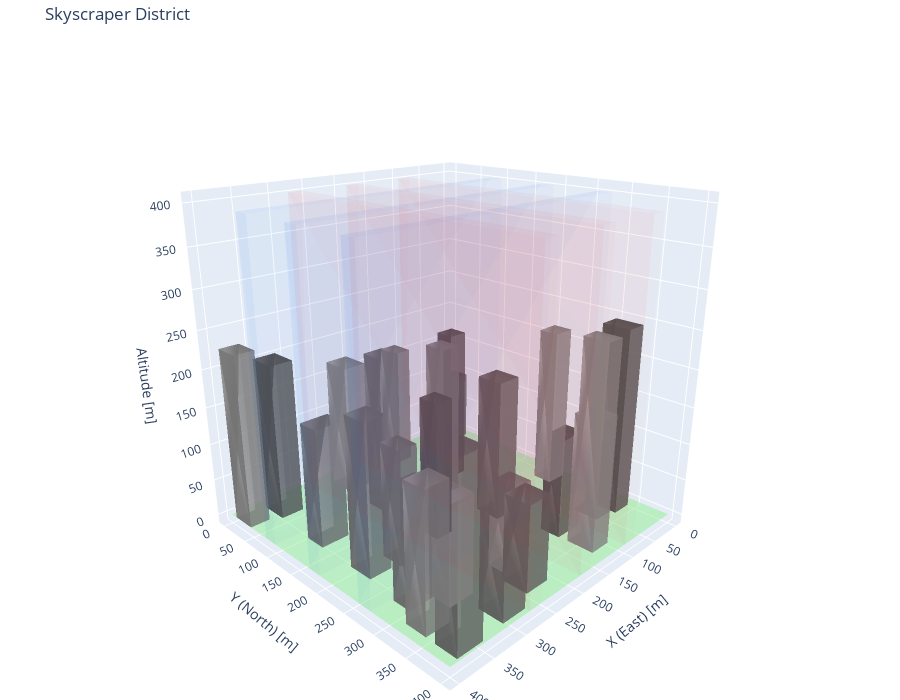

Notebook cell for this chart:
### Markdown cell above
## Example 4: Skyscraper District

Tall, narrow buildings with tight corridors.

### Code cell
corridors = generate_corridors(num_ew=3, num_ns=3, width="20", spacing="90", seed=10)
buildings = generate_buildings(
    corridors,
    num_buildings=25,
    width_x="25-40",
    width_y="25-40",
    height="100-250",
    seed=10
)

print(f"Corridors: {len(corridors)}")
print(f"Buildings: {len(buildings)}")

fig = visualize_urban_environment(corridors, buildings, title="Skyscraper District")
fig.show()

### Figure 1 — Plotly figure (JSON) as saved in the notebook; plotly's stock layout.template omitted (floating-point values rounded to 4 significant figures)
{"data": [{"color": "lightgreen", "hoverinfo": "skip", "i": [0, 0], "j": [1, 2], "k": [2, 3], "name": "Ground", "opacity": 0.5, "type": "mesh3d", "x": [0, 400, 400, 0], "y": [0, 0, 400, 400], "z": [0, 0, 0, 0]}, {"color": "rgb(100, 100, 100)", "hovertemplate": "Building 0<br>Position: (30.9, 329.9)<br>Size: 28.7 x 39.3m<br>Height: 249.5m<extra></extra>", "i": [0, 0, 4, 4, 0, 1, 0, 3, 1, 2, 4, 5], "j": [1, 2, 5, 6, 1, 5, 3, 7, 2, 6, 5, 6], "k": [2, 3, 6, 7, 4, 4, 4, 4, 5, 5, 1, 2], "name": "Building 0", "opacity": 0.8, "type": "mesh3d", "x": [16.54, 45.29, 45.29, 16.54, 16.54, 45.29, 45.29, 16.54], "y": [310.3, 310.3, 349.6, 349.6, 310.3, 310.3, 349.6, 349.6], "z": [0, 0, 0, 0, 249.5, 249.5, 249.5, 249.5]}, {"color": "rgb(115, 115, 115)", "hovertemplate": "Building 1<br>Position: (297.7, 376.1)<br>Size: 35.3 x 34.9m<br>Height: 119.9m<extra></extra>", "i": [0, 0, 4, 4, 0, 1, 0, 3, 1, 2, 4, 5], "j": [1, 2, 5, 6, 1, 5, 3, 7, 2, 6, 5, 6], "k": [2, 3, 6, 7, 4, 4, 4, 4, 5, 5, 1, 2], "name": "Building 1", "opacity": 0.8, "type": "mesh3d", "x": [280.0, 315.3, 315.3, 280.0, 280.0, 315.3, 315.3, 280.0], "y": [358.7, 358.7, 393.6, 393.6, 358.7, 358.7, 393.6, 393.6], "z": [0, 0, 0, 0, 119.9, 119.9, 119.9, 119.9]}, {"color": "rgb(130, 130, 130)", "hovertemplate": "Building 2<br>Position: (343.7, 131.2)<br>Size: 39.1 x 29.5m<br>Height: 154.9m<extra></extra>", "i": [0, 0, 4, 4, 0, 1, 0, 3, 1, 2, 4, 5], "j": [1, 2, 5, 6, 1, 5, 3, 7, 2, 6, 5, 6], "k": [2, 3, 6, 7, 4, 4, 4, 4, 5, 5, 1, 2], "name": "Building 2", "opacity": 0.8, "type": "mesh3d", "x": [324.1, 363.3, 363.3, 324.1, 324.1, 363.3, 363.3, 324.1], "y": [116.5, 116.5, 146.0, 146.0, 116.5, 116.5, 146.0, 146.0], "z": [0, 0, 0, 0, 154.9, 154.9, 154.9, 154.9]}, {"color": "rgb(145, 145, 145)", "hovertemplate": "Building 3<br>Position: (231.0, 326.8)<br>Size: 33.2 x 31.5m<br>Height: 109.7m<extra></extra>", "i": [0, 0, 4, 4, 0, 1, 0, 3, 1, 2, 4, 5], "j": [1, 2, 5, 6, 1, 5, 3, 7, 2, 6, 5, 6], "k": [2, 3, 6, 7, 4, 4, 4, 4, 5, 5, 1, 2], "name": "Building 3", "opacity": 0.8, "type": "mesh3d", "x": [214.4, 247.6, 247.6, 214.4, 214.4, 247.6, 247.6, 214.4], "y": [311.0, 311.0, 342.5, 342.5, 311.0, 311.0, 342.5, 342.5], "z": [0, 0, 0, 0, 109.7, 109.7, 109.7, 109.7]}, {"color": "rgb(160, 160, 160)", "hovertemplate": "Building 4<br>Position: (237.5, 42.0)<br>Size: 32.9 x 38.7m<br>Height: 178.0m<extra></extra>", "i": [0, 0, 4, 4, 0, 1, 0, 3, 1, 2, 4, 5], "j": [1, 2, 5, 6, 1, 5, 3, 7, 2, 6, 5, 6], "k": [2, 3, 6, 7, 4, 4, 4, 4, 5, 5, 1, 2], "name": "Building 4", "opacity": 0.8, "type": "mesh3d", "x": [221.0, 253.9, 253.9, 221.0, 221.0, 253.9, 253.9, 221.0], "y": [22.68, 22.68, 61.34, 61.34, 22.68, 22.68, 61.34, 61.34], "z": [0, 0, 0, 0, 178.0, 178.0, 178.0, 178.0]}, {"color": "rgb(100, 100, 100)", "hovertemplate": "Building 5<br>Position: (343.2, 35.7)<br>Size: 31.5 x 37.9m<br>Height: 207.7m<extra></extra>", "i": [0, 0, 4, 4, 0, 1, 0, 3, 1, 2, 4, 5], "j": [1, 2, 5, 6, 1, 5, 3, 7, 2, 6, 5, 6], "k": [2, 3, 6, 7, 4, 4, 4, 4, 5, 5, 1, 2], "name": "Building 5", "opacity": 0.8, "type": "mesh3d", "x": [327.5, 359.0, 359.0, 327.5, 327.5, 359.0, 359.0, 327.5], "y": [16.74, 16.74, 54.63, 54.63, 16.74, 16.74, 54.63, 54.63], "z": [0, 0, 0, 0, 207.7, 207.7, 207.7, 207.7]}, {"color": "rgb(115, 115, 115)", "hovertemplate": "Building 6<br>Position: (368.7, 381.6)<br>Size: 37.0 x 31.1m<br>Height: 219.0m<extra></extra>", "i": [0, 0, 4, 4, 0, 1, 0, 3, 1, 2, 4, 5], "j": [1, 2, 5, 6, 1, 5, 3, 7, 2, 6, 5, 6], "k": [2, 3, 6, 7, 4, 4, 4, 4, 5, 5, 1, 2], "name": "Building 6", "opacity": 0.8, "type": "mesh3d", "x": [350.2, 387.2, 387.2, 350.2, 350.2, 387.2, 387.2, 350.2], "y": [366.1, 366.1, 397.2, 397.2, 366.1, 366.1, 397.2, 397.2], "z": [0, 0, 0, 0, 219.0, 219.0, 219.0, 219.0]}, {"color": "rgb(130, 130, 130)", "hovertemplate": "Building 7<br>Position: (240.8, 119.4)<br>Size: 29.9 x 29.8m<br>Height: 211.1m<extra></extra>", "i": [0, 0, 4, 4, 0, 1, 0, 3, 1, 2, 4, 5], "j": [1, 2, 5, 6, 1, 5, 3, 7, 2, 6, 5, 6], "k": [2, 3, 6, 7, 4, 4, 4, 4, 5, 5, 1, 2], "name": "Building 7", "opacity": 0.8, "type": "mesh3d", "x": [225.9, 255.8, 255.8, 225.9, 225.9, 255.8, 255.8, 225.9], "y": [104.5, 104.5, 134.3, 134.3, 104.5, 104.5, 134.3, 134.3], "z": [0, 0, 0, 0, 211.1, 211.1, 211.1, 211.1]}, {"color": "rgb(145, 145, 145)", "hovertemplate": "Building 8<br>Position: (386.3, 28.4)<br>Size: 27.4 x 34.1m<br>Height: 229.7m<extra></extra>", "i": [0, 0, 4, 4, 0, 1, 0, 3, 1, 2, 4, 5], "j": [1, 2, 5, 6, 1, 5, 3, 7, 2, 6, 5, 6], "k": [2, 3, 6, 7, 4, 4, 4, 4, 5, 5, 1, 2], "name": "Building 8", "opacity": 0.8, "type": "mesh3d", "x": [372.6, 399.9, 399.9, 372.6, 372.6, 399.9, 399.9, 372.6], "y": [11.39, 11.39, 45.48, 45.48, 11.39, 11.39, 45.48, 45.48], "z": [0, 0, 0, 0, 229.7, 229.7, 229.7, 229.7]}, {"color": "rgb(160, 160, 160)", "hovertemplate": "Building 9<br>Position: (318.0, 316.1)<br>Size: 35.8 x 39.8m<br>Height: 126.3m<extra></extra>", "i": [0, 0, 4, 4, 0, 1, 0, 3, 1, 2, 4, 5], "j": [1, 2, 5, 6, 1, 5, 3, 7, 2, 6, 5, 6], "k": [2, 3, 6, 7, 4, 4, 4, 4, 5, 5, 1, 2], "name": "Building 9", "opacity": 0.8, "type": "mesh3d", "x": [300.1, 336.0, 336.0, 300.1, 300.1, 336.0, 336.0, 300.1], "y": [296.2, 296.2, 336.0, 336.0, 296.2, 296.2, 336.0, 336.0], "z": [0, 0, 0, 0, 126.3, 126.3, 126.3, 126.3]}, {"color": "rgb(100, 100, 100)", "hovertemplate": "Building 10<br>Position: (124.1, 319.4)<br>Size: 39.8 x 27.6m<br>Height: 130.8m<extra></extra>", "i": [0, 0, 4, 4, 0, 1, 0, 3, 1, 2, 4, 5], "j": [1, 2, 5, 6, 1, 5, 3, 7, 2, 6, 5, 6], "k": [2, 3, 6, 7, 4, 4, 4, 4, 5, 5, 1, 2], "name": "Building 10", "opacity": 0.8, "type": "mesh3d", "x": [104.2, 144.0, 144.0, 104.2, 104.2, 144.0, 144.0, 104.2], "y": [305.6, 305.6, 333.2, 333.2, 305.6, 305.6, 333.2, 333.2], "z": [0, 0, 0, 0, 130.8, 130.8, 130.8, 130.8]}, {"color": "rgb(115, 115, 115)", "hovertemplate": "Building 11<br>Position: (26.8, 33.3)<br>Size: 33.3 x 25.5m<br>Height: 100.8m<extra></extra>", "i": [0, 0, 4, 4, 0, 1, 0, 3, 1, 2, 4, 5], "j": [1, 2, 5, 6, 1, 5, 3, 7, 2, 6, 5, 6], "k": [2, 3, 6, 7, 4, 4, 4, 4, 5, 5, 1, 2], "name": "Building 11", "opacity": 0.8, "type": "mesh3d", "x": [10.15, 43.41, 43.41, 10.15, 10.15, 43.41, 43.41, 10.15], "y": [20.6, 20.6, 46.07, 46.07, 20.6, 20.6, 46.07, 46.07], "z": [0, 0, 0, 0, 100.8, 100.8, 100.8, 100.8]}, {"color": "rgb(130, 130, 130)", "hovertemplate": "Building 12<br>Position: (348.0, 218.9)<br>Size: 31.5 x 34.9m<br>Height: 193.6m<extra></extra>", "i": [0, 0, 4, 4, 0, 1, 0, 3, 1, 2, 4, 5], "j": [1, 2, 5, 6, 1, 5, 3, 7, 2, 6, 5, 6], "k": [2, 3, 6, 7, 4, 4, 4, 4, 5, 5, 1, 2], "name": "Building 12", "opacity": 0.8, "type": "mesh3d", "x": [332.2, 363.7, 363.7, 332.2, 332.2, 363.7, 363.7, 332.2], "y": [201.4, 201.4, 236.3, 236.3, 201.4, 201.4, 236.3, 236.3], "z": [0, 0, 0, 0, 193.6, 193.6, 193.6, 193.6]}, {"color": "rgb(145, 145, 145)", "hovertemplate": "Building 13<br>Position: (138.6, 28.1)<br>Size: 25.8 x 30.6m<br>Height: 168.9m<extra></extra>", "i": [0, 0, 4, 4, 0, 1, 0, 3, 1, 2, 4, 5], "j": [1, 2, 5, 6, 1, 5, 3, 7, 2, 6, 5, 6], "k": [2, 3, 6, 7, 4, 4, 4, 4, 5, 5, 1, 2], "name": "Building 13", "opacity": 0.8, "type": "mesh3d", "x": [125.7, 151.5, 151.5, 125.7, 125.7, 151.5, 151.5, 125.7], "y": [12.75, 12.75, 43.4, 43.4, 12.75, 12.75, 43.4, 43.4], "z": [0, 0, 0, 0, 168.9, 168.9, 168.9, 168.9]}, {"color": "rgb(160, 160, 160)", "hovertemplate": "Building 14<br>Position: (25.3, 224.1)<br>Size: 30.6 x 27.4m<br>Height: 216.9m<extra></extra>", "i": [0, 0, 4, 4, 0, 1, 0, 3, 1, 2, 4, 5], "j": [1, 2, 5, 6, 1, 5, 3, 7, 2, 6, 5, 6], "k": [2, 3, 6, 7, 4, 4, 4, 4, 5, 5, 1, 2], "name": "Building 14", "opacity": 0.8, "type": "mesh3d", "x": [10.01, 40.62, 40.62, 10.01, 10.01, 40.62, 40.62, 10.01], "y": [210.4, 210.4, 237.8, 237.8, 210.4, 210.4, 237.8, 237.8], "z": [0, 0, 0, 0, 216.9, 216.9, 216.9, 216.9]}, {"color": "rgb(100, 100, 100)", "hovertemplate": "Building 15<br>Position: (114.2, 116.8)<br>Size: 26.4 x 25.9m<br>Height: 208.6m<extra></extra>", "i": [0, 0, 4, 4, 0, 1, 0, 3, 1, 2, 4, 5], "j": [1, 2, 5, 6, 1, 5, 3, 7, 2, 6, 5, 6], "k": [2, 3, 6, 7, 4, 4, 4, 4, 5, 5, 1, 2], "name": "Building 15", "opacity": 0.8, "type": "mesh3d", "x": [101.0, 127.4, 127.4, 101.0, 101.0, 127.4, 127.4, 101.0], "y": [103.8, 103.8, 129.7, 129.7, 103.8, 103.8, 129.7, 129.7], "z": [0, 0, 0, 0, 208.6, 208.6, 208.6, 208.6]}, {"color": "rgb(115, 115, 115)", "hovertemplate": "Building 16<br>Position: (148.8, 233.5)<br>Size: 33.0 x 36.1m<br>Height: 186.6m<extra></extra>", "i": [0, 0, 4, 4, 0, 1, 0, 3, 1, 2, 4, 5], "j": [1, 2, 5, 6, 1, 5, 3, 7, 2, 6, 5, 6], "k": [2, 3, 6, 7, 4, 4, 4, 4, 5, 5, 1, 2], "name": "Building 16", "opacity": 0.8, "type": "mesh3d", "x": [132.3, 165.4, 165.4, 132.3, 132.3, 165.4, 165.4, 132.3], "y": [215.5, 215.5, 251.6, 251.6, 215.5, 215.5, 251.6, 251.6], "z": [0, 0, 0, 0, 186.6, 186.6, 186.6, 186.6]}, {"color": "rgb(130, 130, 130)", "hovertemplate": "Building 17<br>Position: (353.8, 296.8)<br>Size: 33.3 x 25.9m<br>Height: 144.3m<extra></extra>", "i": [0, 0, 4, 4, 0, 1, 0, 3, 1, 2, 4, 5], "j": [1, 2, 5, 6, 1, 5, 3, 7, 2, 6, 5, 6], "k": [2, 3, 6, 7, 4, 4, 4, 4, 5, 5, 1, 2], "name": "Building 17", "opacity": 0.8, "type": "mesh3d", "x": [337.2, 370.5, 370.5, 337.2, 337.2, 370.5, 370.5, 337.2], "y": [283.9, 283.9, 309.8, 309.8, 283.9, 283.9, 309.8, 309.8], "z": [0, 0, 0, 0, 144.3, 144.3, 144.3, 144.3]}, {"color": "rgb(145, 145, 145)", "hovertemplate": "Building 18<br>Position: (155.6, 141.7)<br>Size: 27.9 x 32.7m<br>Height: 206.7m<extra></extra>", "i": [0, 0, 4, 4, 0, 1, 0, 3, 1, 2, 4, 5], "j": [1, 2, 5, 6, 1, 5, 3, 7, 2, 6, 5, 6], "k": [2, 3, 6, 7, 4, 4, 4, 4, 5, 5, 1, 2], "name": "Building 18", "opacity": 0.8, "type": "mesh3d", "x": [141.6, 169.5, 169.5, 141.6, 141.6, 169.5, 169.5, 141.6], "y": [125.3, 125.3, 158.0, 158.0, 125.3, 125.3, 158.0, 158.0], "z": [0, 0, 0, 0, 206.7, 206.7, 206.7, 206.7]}, {"color": "rgb(160, 160, 160)", "hovertemplate": "Building 19<br>Position: (126.9, 364.2)<br>Size: 30.8 x 37.2m<br>Height: 170.8m<extra></extra>", "i": [0, 0, 4, 4, 0, 1, 0, 3, 1, 2, 4, 5], "j": [1, 2, 5, 6, 1, 5, 3, 7, 2, 6, 5, 6], "k": [2, 3, 6, 7, 4, 4, 4, 4, 5, 5, 1, 2], "name": "Building 19", "opacity": 0.8, "type": "mesh3d", "x": [111.5, 142.3, 142.3, 111.5, 111.5, 142.3, 142.3, 111.5], "y": [345.6, 345.6, 382.8, 382.8, 345.6, 345.6, 382.8, 382.8], "z": [0, 0, 0, 0, 170.8, 170.8, 170.8, 170.8]}, {"color": "rgb(100, 100, 100)", "hovertemplate": "Building 20<br>Position: (240.5, 216.5)<br>Size: 25.5 x 28.4m<br>Height: 180.3m<extra></extra>", "i": [0, 0, 4, 4, 0, 1, 0, 3, 1, 2, 4, 5], "j": [1, 2, 5, 6, 1, 5, 3, 7, 2, 6, 5, 6], "k": [2, 3, 6, 7, 4, 4, 4, 4, 5, 5, 1, 2], "name": "Building 20", "opacity": 0.8, "type": "mesh3d", "x": [227.7, 253.2, 253.2, 227.7, 227.7, 253.2, 253.2, 227.7], "y": [202.3, 202.3, 230.8, 230.8, 202.3, 202.3, 230.8, 230.8], "z": [0, 0, 0, 0, 180.3, 180.3, 180.3, 180.3]}, {"color": "rgb(115, 115, 115)", "hovertemplate": "Building 21<br>Position: (241.4, 360.5)<br>Size: 35.0 x 35.9m<br>Height: 110.7m<extra></extra>", "i": [0, 0, 4, 4, 0, 1, 0, 3, 1, 2, 4, 5], "j": [1, 2, 5, 6, 1, 5, 3, 7, 2, 6, 5, 6], "k": [2, 3, 6, 7, 4, 4, 4, 4, 5, 5, 1, 2], "name": "Building 21", "opacity": 0.8, "type": "mesh3d", "x": [223.9, 258.9, 258.9, 223.9, 223.9, 258.9, 258.9, 223.9], "y": [342.6, 342.6, 378.5, 378.5, 342.6, 342.6, 378.5, 378.5], "z": [0, 0, 0, 0, 110.7, 110.7, 110.7, 110.7]}, {"color": "rgb(130, 130, 130)", "hovertemplate": "Building 22<br>Position: (309.1, 227.1)<br>Size: 26.8 x 32.0m<br>Height: 149.0m<extra></extra>", "i": [0, 0, 4, 4, 0, 1, 0, 3, 1, 2, 4, 5], "j": [1, 2, 5, 6, 1, 5, 3, 7, 2, 6, 5, 6], "k": [2, 3, 6, 7, 4, 4, 4, 4, 5, 5, 1, 2], "name": "Building 22", "opacity": 0.8, "type": "mesh3d", "x": [295.7, 322.5, 322.5, 295.7, 295.7, 322.5, 322.5, 295.7], "y": [211.2, 211.2, 243.1, 243.1, 211.2, 211.2, 243.1, 243.1], "z": [0, 0, 0, 0, 149.0, 149.0, 149.0, 149.0]}, {"color": "rgb(145, 145, 145)", "hovertemplate": "Building 23<br>Position: (369.9, 337.2)<br>Size: 34.0 x 30.3m<br>Height: 169.7m<extra></extra>", "i": [0, 0, 4, 4, 0, 1, 0, 3, 1, 2, 4, 5], "j": [1, 2, 5, 6, 1, 5, 3, 7, 2, 6, 5, 6], "k": [2, 3, 6, 7, 4, 4, 4, 4, 5, 5, 1, 2], "name": "Building 23", "opacity": 0.8, "type": "mesh3d", "x": [352.9, 386.9, 386.9, 352.9, 352.9, 386.9, 386.9, 352.9], "y": [322.1, 322.1, 352.4, 352.4, 322.1, 322.1, 352.4, 352.4], "z": [0, 0, 0, 0, 169.7, 169.7, 169.7, 169.7]}, {"color": "rgb(160, 160, 160)", "hovertemplate": "Building 24<br>Position: (63.1, 323.6)<br>Size: 27.1 x 37.9m<br>Height: 239.4m<extra></extra>", "i": [0, 0, 4, 4, 0, 1, 0, 3, 1, 2, 4, 5], "j": [1, 2, 5, 6, 1, 5, 3, 7, 2, 6, 5, 6], "k": [2, 3, 6, 7, 4, 4, 4, 4, 5, 5, 1, 2], "name": "Building 24", "opacity": 0.8, "type": "mesh3d", "x": [49.52, 76.61, 76.61, 49.52, 49.52, 76.61, 76.61, 49.52], "y": [304.7, 304.7, 342.6, 342.6, 304.7, 304.7, 342.6, 342.6], "z": [0, 0, 0, 0, 239.4, 239.4, 239.4, 239.4]}, {"color": "rgba(0, 100, 255, 0.15)", "hovertemplate": "Corridor 0<br>Direction: EW<br>Center: 90.0m<br>Width: 20.0m<extra></extra>", "i": [0, 0, 4, 4, 0, 1, 0, 3, 1, 2, 4, 5], "j": [1, 2, 5, 6, 1, 5, 3, 7, 2, 6, 5, 6], "k": [2, 3, 6, 7, 4, 4, 4, 4, 5, 5, 1, 2], "name": "EW corridor 0", "opacity": 0.15, "type": "mesh3d", "x": [0, 400, 400, 0, 0, 400, 400, 0], "y": [80, 80, 100, 100, 80, 80, 100, 100], "z": [0, 0, 0, 0, 400, 400, 400, 400]}, {"color": "rgba(0, 100, 255, 0.15)", "hovertemplate": "Corridor 1<br>Direction: EW<br>Center: 180.0m<br>Width: 20.0m<extra></extra>", "i": [0, 0, 4, 4, 0, 1, 0, 3, 1, 2, 4, 5], "j": [1, 2, 5, 6, 1, 5, 3, 7, 2, 6, 5, 6], "k": [2, 3, 6, 7, 4, 4, 4, 4, 5, 5, 1, 2], "name": "EW corridor 1", "opacity": 0.15, "type": "mesh3d", "x": [0, 400, 400, 0, 0, 400, 400, 0], "y": [170, 170, 190, 190, 170, 170, 190, 190], "z": [0, 0, 0, 0, 400, 400, 400, 400]}, {"color": "rgba(0, 100, 255, 0.15)", "hovertemplate": "Corridor 2<br>Direction: EW<br>Center: 270.0m<br>Width: 20.0m<extra></extra>", "i": [0, 0, 4, 4, 0, 1, 0, 3, 1, 2, 4, 5], "j": [1, 2, 5, 6, 1, 5, 3, 7, 2, 6, 5, 6], "k": [2, 3, 6, 7, 4, 4, 4, 4, 5, 5, 1, 2], "name": "EW corridor 2", "opacity": 0.15, "type": "mesh3d", "x": [0, 400, 400, 0, 0, 400, 400, 0], "y": [260, 260, 280, 280, 260, 260, 280, 280], "z": [0, 0, 0, 0, 400, 400, 400, 400]}, {"color": "rgba(255, 50, 50, 0.15)", "hovertemplate": "Corridor 3<br>Direction: NS<br>Center: 90.0m<br>Width: 20.0m<extra></extra>", "i": [0, 0, 4, 4, 0, 1, 0, 3, 1, 2, 4, 5], "j": [1, 2, 5, 6, 1, 5, 3, 7, 2, 6, 5, 6], "k": [2, 3, 6, 7, 4, 4, 4, 4, 5, 5, 1, 2], "name": "NS corridor 3", "opacity": 0.15, "type": "mesh3d", "x": [80, 100, 100, 80, 80, 100, 100, 80], "y": [0, 0, 400, 400, 0, 0, 400, 400], "z": [0, 0, 0, 0, 400, 400, 400, 400]}, {"color": "rgba(255, 50, 50, 0.15)", "hovertemplate": "Corridor 4<br>Direction: NS<br>Center: 180.0m<br>Width: 20.0m<extra></extra>", "i": [0, 0, 4, 4, 0, 1, 0, 3, 1, 2, 4, 5], "j": [1, 2, 5, 6, 1, 5, 3, 7, 2, 6, 5, 6], "k": [2, 3, 6, 7, 4, 4, 4, 4, 5, 5, 1, 2], "name": "NS corridor 4", "opacity": 0.15, "type": "mesh3d", "x": [170, 190, 190, 170, 170, 190, 190, 170], "y": [0, 0, 400, 400, 0, 0, 400, 400], "z": [0, 0, 0, 0, 400, 400, 400, 400]}, {"color": "rgba(255, 50, 50, 0.15)", "hovertemplate": "Corridor 5<br>Direction: NS<br>Center: 270.0m<br>Width: 20.0m<extra></extra>", "i": [0, 0, 4, 4, 0, 1, 0, 3, 1, 2, 4, 5], "j": [1, 2, 5, 6, 1, 5, 3, 7, 2, 6, 5, 6], "k": [2, 3, 6, 7, 4, 4, 4, 4, 5, 5, 1, 2], "name": "NS corridor 5", "opacity": 0.15, "type": "mesh3d", "x": [260, 280, 280, 260, 260, 280, 280, 260], "y": [0, 0, 400, 400, 0, 0, 400, 400], "z": [0, 0, 0, 0, 400, 400, 400, 400]}], "layout": {"height": 700, "margin": {"b": 0, "l": 0, "r": 0, "t": 40}, "scene": {"aspectmode": "data", "camera": {"eye": {"x": 1.5, "y": 1.5, "z": 0.8}}, "xaxis": {"title": {"text": "X (East) [m]"}}, "yaxis": {"title": {"text": "Y (North) [m]"}}, "zaxis": {"title": {"text": "Altitude [m]"}}}, "title": {"text": "Skyscraper District"}}}
